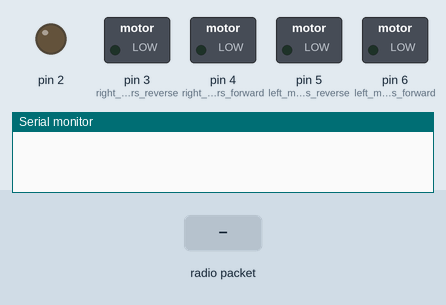
Simulated run of this sketch. Board: Arduino Uno, built with avr-gcc and run on an emulated ATmega328P. Shown: switched loads named in the sketch (green lamp = pin HIGH), output pins drawn as LEDs (lit = HIGH), the last lines printed to the serial monitor. The inputs (shaded band) are chosen by the test bench. No radio packets arrive unless stated.

Above: at 1.2 s.
1.3 s: radio packet "1" arrives
At 1.8 s:
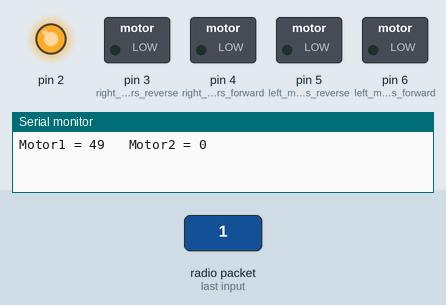
Timing chart, 0 to 4.3 s (numbered marks = the images above; inputs shaded):
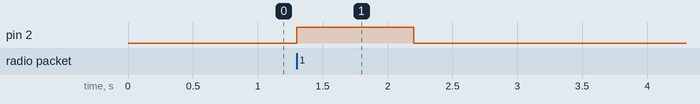

Measured:
- after the input at 1.3 s, pin 2: LOW → HIGH at once, → LOW 0.90 s later

The sketch:

Car.ino
```cpp
#include <SPI.h>
#include <nRF24L01.h>
#include <RF24.h>

RF24 radio(7, 8); // CE, CSN

long lastsend = 0.001;//seconds

struct CarPackage
{
  int Motor1 = 0;
  int Motor2 = 0;// set the first mid range values for servos in resiver
};
typedef struct CarPackage Package2;
Package2 CarData;
const byte address[][6] = {"CA001", "NP2TE"}; // address

void setup() {
  Serial.begin(9600);
  pinMode(6, OUTPUT);  //left motors forward
  pinMode(5, OUTPUT);  //left motors reverse
  pinMode(4, OUTPUT);  //right motors forward
  pinMode(3, OUTPUT);  //right motors reverse

  pinMode(2 , OUTPUT);
  radio.begin();
  radio.openWritingPipe(address[1]);    //NP2TE
  radio.openReadingPipe(1, address[0]); //CA001
  radio.setPALevel(RF24_PA_MAX);        //set nRF24L01
  radio.setChannel(115);
  radio.setDataRate(RF24_250KBPS);//nRF24L01 settings
  lastsend = millis() / 1000;
  radio.startListening();
}

void loop() {
  if (radio.available()) {
    lastsend = millis() / 1000;//save the time of the last message
    radio.read(&CarData, sizeof(CarData));
    Serial.print("Motor1 = ");
    Serial.print(CarData.Motor1);
    Serial.print("\t Motor2 = ");
    Serial.println(CarData.Motor2);
    digitalWrite(2 , HIGH);
    /*if (CarData.Motor1 == 0) {
      digitalWrite(6 , LOW);
      digitalWrite(5 , LOW);
      } else if (CarData.Motor1 == 1) {
      digitalWrite(6 , HIGH);
      digitalWrite(5 , LOW);
      } else if (CarData.Motor1 == -1) {
      digitalWrite(6 , LOW);
      digitalWrite(5 , HIGH);
      }
      if (CarData.Motor2 == 0) {
      digitalWrite(4 , LOW);
      digitalWrite(3 , LOW);
      } else if (CarData.Motor2 == 1) {
      digitalWrite(4 , HIGH);
      digitalWrite(3 , LOW);
      } else if (CarData.Motor2 == -1) {
      digitalWrite(4 , LOW);
      digitalWrite(3 , HIGH);
      }*/
    lastsend = millis() / 1000;
  } else if (!radio.available()) {
    if (millis() - (lastsend * 1000) > 1200) {
      digitalWrite(2 , LOW);
      radio.stopListening();
      const char text[] = "Car-001";
      radio.write(&text, sizeof(text));//send the mode again to the hand
      delay(10);
      radio.startListening();
      lastsend = millis() / 1000;//save the time of the last message
    }
  }
}
```
